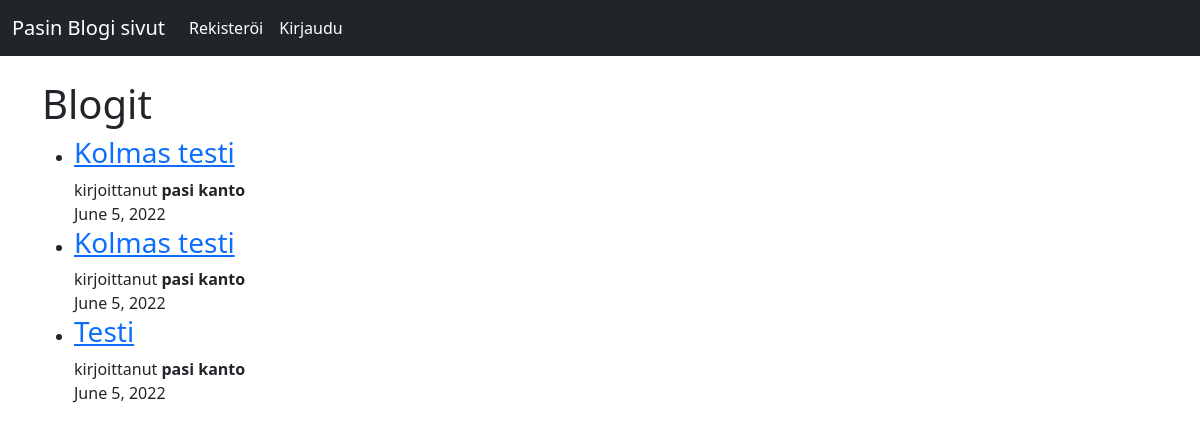
Before: / with the older database file.
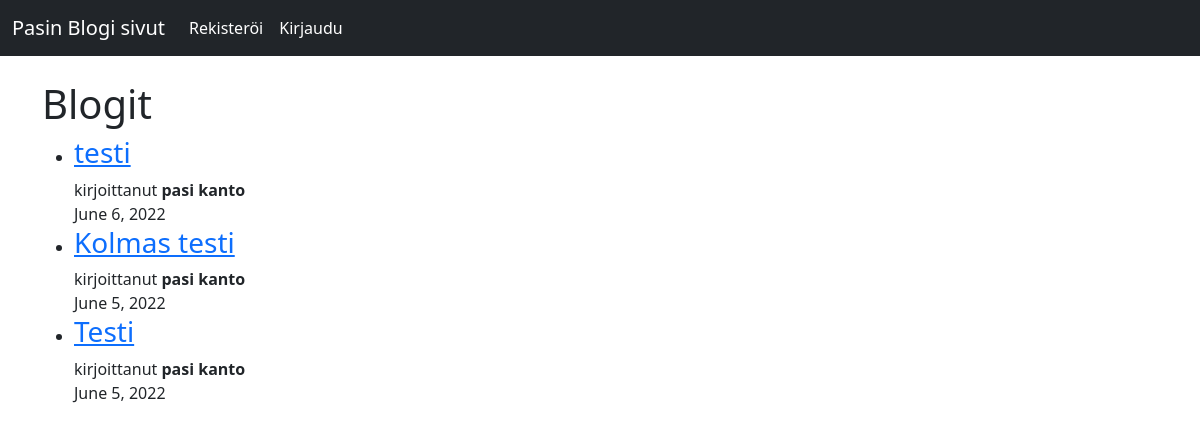
After: the same page with the newer database file.
### blogi/models.py (models this page shows, shortened)
class Post(models.Model):
  title = models.CharField(max_length = 255)
  author = models.ForeignKey(User, on_delete= models.CASCADE)
  kategoria = models.CharField(max_length = 255, default = 'ei kategoriaa')
  body = models.TextField()
  julkaisu = models.DateField(auto_now_add= True)

### blogi/views.py (the view)
# urls.py: path('', HomeView.as_view(), name= 'home'),
class HomeView(ListView):
  model = Post
  template_name = 'home.html'
  ordering = ['-julkaisu']

### blogi/templates/home.html (shortened to what this page needs)
{%extends 'base.html'%}
{% block content%}
<br/>
<h1>Blogit</h1>
  <ul>
  {% for post in object_list %}
    <li><h3><a href="{%url 'artikkeli' post.pk%}">{{post.title}}</a></h3>kirjoittanut
    <strong>{{post.author.first_name}} {{post.author.last_name}}</strong><br/>
    {{post.julkaisu}}<br/>
  {% endfor%}
</ul>
{%endblock%}

### blogi/templates/base.html (shortened to what this page needs)
<!doctype html>
<html lang="en">
  <head>
    <link href="https://cdn.jsdelivr.net/npm/bootstrap@5.2.0-beta1/dist/css/bootstrap.min.css" rel="stylesheet">
  </head>
  <body>
    <nav class="navbar navbar-expand-lg bg-dark navbar-dark">
      <div class="container-fluid">
        <a class="navbar-brand" href="{%url 'home'%}">Pasin Blogi sivut</a>
        <div class="collapse navbar-collapse" id="navbarNav">
          <ul class="navbar-nav">
            {% if user.is_authenticated %}
            <li class="nav-item">
              <a class="nav-link active" aria-current="page" href="{% url 'bloggin'%}">Blogin kirjoitus</a>
            </li>
            <li class="nav-item">
              <a class="nav-link active" aria-current="page" href="{% url 'login' %}">Kirjaudu ulos</a>
            </li>
            {% else %}
            <li class="nav-item">
              <a class="nav-link active" aria-current="page" href="{% url 'rekisteroi'%}">Rekisteröi</a>
            </li>
            <li class="nav-item">
              <a class="nav-link active" aria-current="page" href="{% url 'login' %}">Kirjaudu</a>
            </li>
            {%endif%}
          </ul>
        </div>
      </div>
    </nav>
    <div class="container">
    {% block content%}
    {%endblock%}
  </div>
  </body>
</html>

Changed rows visible on the page:
removed Post: title "Kolmas testi", author.first_name "pasi", author.last_name "kanto", julkaisu "June 5, 2022"
added Post: title "testi", author.first_name "pasi", author.last_name "kanto", julkaisu "June 6, 2022"
